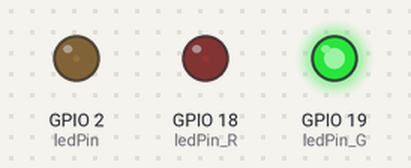
A sketch run on a simulated ESP32. Parts: output pins drawn as LEDs (lit = HIGH). What the sketch prints to the serial monitor is not drawn.

Above: at 0.05 s.
At 1.15 s:
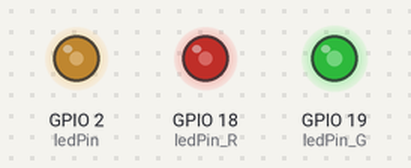
At 2.3 s:
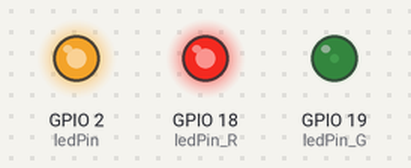
At 3.45 s:
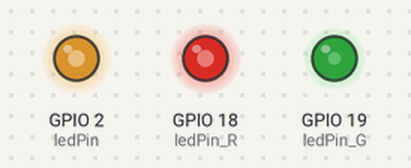
At 4.6 s:
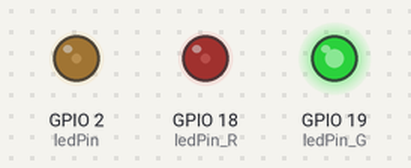
Timing chart, 0 to 6.7 s (numbered marks = the images above):
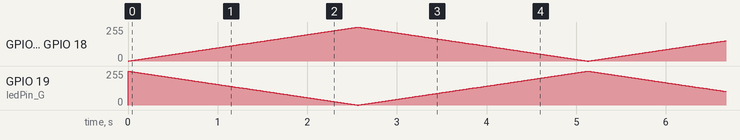

The sketch:

double_PWM.ino
```cpp
const int ledPin_R = 18;
const int ledPin_G = 19;
const int ledPin = 2;


const int freq = 5000;
const int resolution = 8;

void setup() {
  Serial.begin(115200);
  ledcAttach(ledPin, freq, resolution);
  ledcAttach(ledPin_R, freq, resolution);
  ledcAttach(ledPin_G, freq, resolution);

}
void loop() {
  for(int dutyCycle = 0; dutyCycle <= 255; dutyCycle++){
    ledcWrite(ledPin, dutyCycle);
    ledcWrite(ledPin_R, dutyCycle);
    ledcWrite(ledPin_G, 255-dutyCycle);
    delay(10);
  }
  for(int dutyCycle = 255; dutyCycle >= 0; dutyCycle--){
    ledcWrite(ledPin, dutyCycle);
    ledcWrite(ledPin_R, dutyCycle);
    ledcWrite(ledPin_G, 255-dutyCycle);
    delay(10);
  }
   Serial.println("Breathing cycle completed");
}
```
